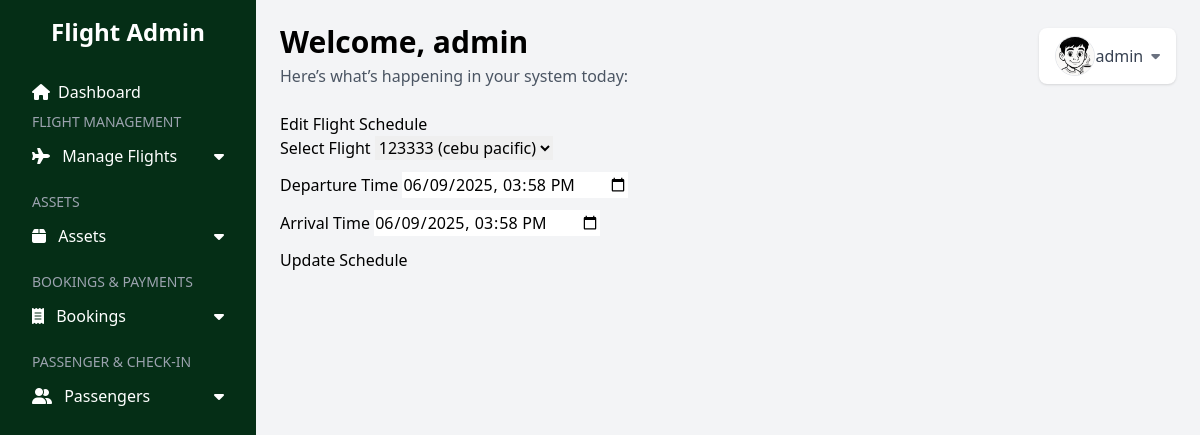
Page /flight_schedules/edit/1 (signed in) on the committed database.
### web/models.py (models this page shows)
class User(db.Model, UserMixin):
    id = db.Column(db.Integer, primary_key=True)
    username = db.Column(db.String(225), unique=True, nullable=False)
    password = db.Column(db.String(225), nullable=False)
    profile_image = db.Column(db.String(255), nullable=True, default='default.png')  # default image

class FlightSchedule(db.Model):
    __tablename__ = 'flight_schedule'
    id = db.Column(db.Integer, primary_key=True)
    flight_id = db.Column(db.Integer, db.ForeignKey('flight.id'), nullable=False)
    departure_time = db.Column(db.DateTime, nullable=False)
    arrival_time = db.Column(db.DateTime, nullable=False)
    flight = db.relationship('Flight', back_populates='schedules')
    seats = db.relationship('FlightSeat', back_populates='flight_schedule')

class Flight(db.Model):
    __tablename__ = 'flight'
    id = db.Column(db.Integer, primary_key=True)
    flight_number = db.Column(db.String(20), nullable=False, unique=True)
    airline_id = db.Column(db.Integer, db.ForeignKey('airline.id'), nullable=False)
    aircraft_id = db.Column(db.Integer, db.ForeignKey('aircraft.id'), nullable=False)
    route_id = db.Column(db.Integer, db.ForeignKey('flight_route.id'), nullable=False)
    airline = db.relationship('Airline', back_populates='flights')
    aircraft = db.relationship('Aircraft', back_populates='flights')
    route = db.relationship('FlightRoute', back_populates='flights')
    schedules = db.relationship('FlightSchedule', back_populates='flight')

### web/views.py (the view, shortened to what this page needs)
@views.route('/flight_schedules/edit/<int:id>', methods=['GET', 'POST'])
@login_required
def edit_flight_schedule(id):
    schedule = FlightSchedule.query.get_or_404(id)
    flights = Flight.query.all()
    return render_template('flight_schedules/edit_schedule.html', schedule=schedule, flights=flights)

### web/__init__.py (called while the page is built)
def create_app():
    app = Flask(__name__)
    app.config['SECRET_KEY'] = "secret_key"
    app.config['SQLALCHEMY_DATABASE_URI'] = f'sqlite:///{DB_NAME}'
    db.init_app(app)
    from .views import views
    from .auth import auth
    app.register_blueprint(views, url_prefix="/")
    app.register_blueprint(auth, url_prefix="/")
    from .models import User
    create_database(app)
    login_manager = LoginManager()
    login_manager.login_view = 'auth.login'
    login_manager.init_app(app)
    @login_manager.user_loader
    def load_user(id):
        return User.query.get(int(id))
    return app

### web/templates/flight_schedules/edit_schedule.html
{% extends 'base.html' %}
{% block content %}
<div class="container">
    <h2>Edit Flight Schedule</h2>
    <form method="POST">
        <div class="mb-3">
            <label>Select Flight</label>
            <select name="flight_id" class="form-control" required>
                {% for flight in flights %}
                    <option value="{{ flight.id }}" {% if flight.id == schedule.flight_id %}selected{% endif %}>
                        {{ flight.flight_number }} ({{ flight.airline.name }})
                    </option>
                {% endfor %}
            </select>
        </div>
        <div class="mb-3">
            <label>Departure Time</label>
            <input type="datetime-local" name="departure_time" class="form-control"
                   value="{{ schedule.departure_time.strftime('%Y-%m-%dT%H:%M') }}" required>
        </div>
        <div class="mb-3">
            <label>Arrival Time</label>
            <input type="datetime-local" name="arrival_time" class="form-control"
                   value="{{ schedule.arrival_time.strftime('%Y-%m-%dT%H:%M') }}" required>
        </div>
        <button type="submit" class="btn btn-success">Update Schedule</button>
    </form>
</div>
{% endblock %}

### web/templates/base.html (shortened to what this page needs)
<!DOCTYPE html>
<html lang="en">
<head>
  <script src="https://cdn.tailwindcss.com"></script>
  <link href="https://cdnjs.cloudflare.com/ajax/libs/font-awesome/6.4.0/css/all.min.css" rel="stylesheet">
</head>
<body class="h-screen bg-gray-100 flex">
  <nav class="w-64 bg-green-950 text-white flex flex-col p-4 fixed h-full overflow-y-auto">
    <h4 class="text-center text-2xl font-bold mb-6">Flight Admin</h4>
    <a href="{{ url_for('views.dashboard') }}" class="flex justify-between items-center py-2 px-4 hover:bg-gray-700 rounded">
      <span class="flex items-center">
        <i class="fas fa-home mr-2"></i> Dashboard
      </span>
    </a>
    <div class="text-sm uppercase text-gray-400 px-4 mb-1">Flight Management</div>
    <button class="w-full text-left px-4 py-2 hover:bg-gray-700 flex justify-between items-center" onclick="toggleMenu('flightMgmt')">
      <span><i class="fas fa-plane mr-2"></i> Manage Flights</span><i class="fas fa-caret-down"></i>
    </button>
    <div class="text-sm uppercase text-gray-400 px-4 mt-4 mb-1">Assets</div>
    <button class="w-full text-left px-4 py-2 hover:bg-gray-700 flex justify-between items-center" onclick="toggleMenu('assets')">
      <span><i class="fas fa-box mr-2"></i> Assets</span><i class="fas fa-caret-down"></i>
    </button>
    <div class="text-sm uppercase text-gray-400 px-4 mt-4 mb-1">Bookings & Payments</div>
    <button class="w-full text-left px-4 py-2 hover:bg-gray-700 flex justify-between items-center" onclick="toggleMenu('bookings')">
      <span><i class="fas fa-receipt mr-2"></i> Bookings</span><i class="fas fa-caret-down"></i>
    </button>
    <div class="text-sm uppercase text-gray-400 px-4 mt-4 mb-1">Passenger & Check-In</div>
    <button class="w-full text-left px-4 py-2 hover:bg-gray-700 flex justify-between items-center" onclick="toggleMenu('passenger')">
      <span><i class="fas fa-user-friends mr-2"></i> Passengers</span><i class="fas fa-caret-down"></i>
    </button>
  </nav>
  <main class="ml-64 p-6 w-full overflow-y-auto">
    <div class="mb-6 flex justify-between items-center">
      <div>
        <h1 class="text-3xl font-bold mb-1">Welcome, {{ current_user.username }}</h1>
        <p class="text-gray-600">Here’s what’s happening in your system today:</p>
      </div>
      <div class="relative">
        <button onclick="toggleMenu('profileMenu')" class="flex items-center bg-white px-4 py-2 rounded-lg shadow hover:shadow-md transition">
          <img src="{{ url_for('static', filename='uploads/' + current_user.profile_image) }}"
            class="w-10 h-10 rounded-full object-cover border" alt="Profile Image">
          <span class="text-gray-700 font-medium">{{ current_user.username }}</span>
          <i class="fas fa-caret-down ml-2 text-sm text-gray-500"></i>
        </button>
      </div>
    </div>
    {% block content %}
    {% endblock %}
  </main>
</body>
</html>

### rows in the picture
User: username "admin", profile_image (picture)
FlightSchedule: flight_id "123333 (cebu pacific)", departure_time "06/09/2025 15:58", arrival_time "06/09/2025 15:58"
